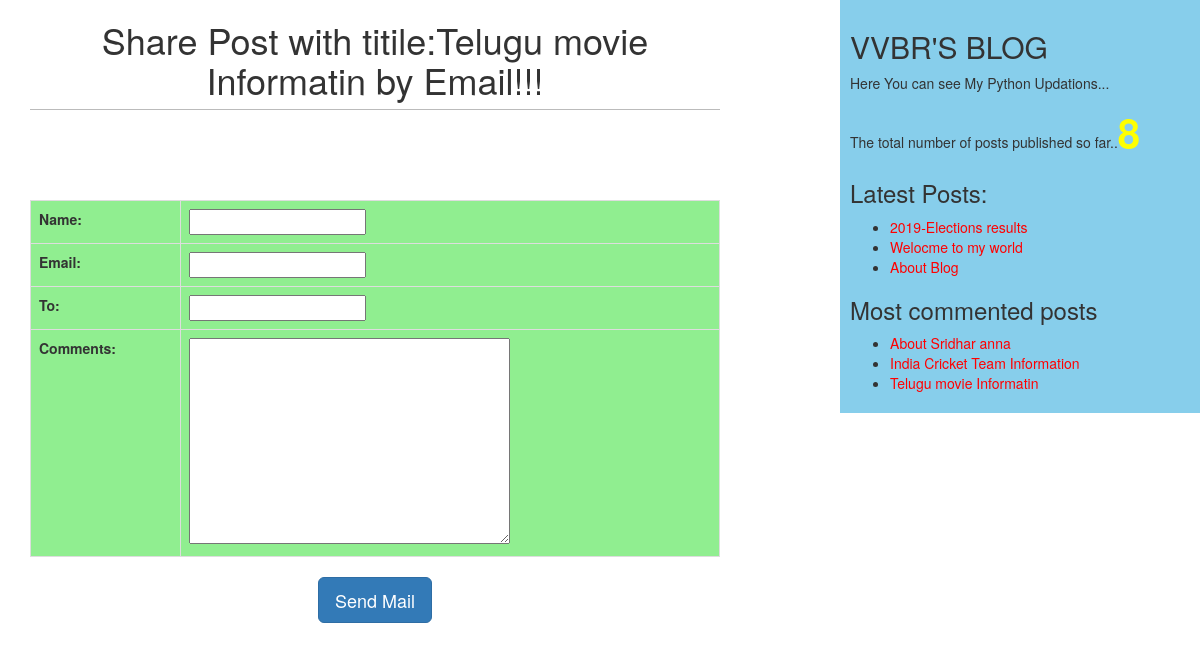
/blog/2/share/, run on the app's committed database.
### blog/models.py (models this page shows, shortened)
class Post(models.Model):
    STATUS_CHOICES=(('draft','Draft'),('published','Published'))
    title=models.CharField(max_length=256)
    slug=models.SlugField(max_length=264,unique_for_date='publish')
    author=models.ForeignKey(User,on_delete=models.CASCADE,related_name='blog_posts')
    body=models.TextField()
    publish=models.DateTimeField(default=timezone.now)
    created=models.DateTimeField(auto_now_add=True)
    updated=models.DateTimeField(auto_now=True)
    status=models.CharField(max_length=10,choices=STATUS_CHOICES,default='draft')
    objects=CustomManager()
    tags=TaggableManager()
    class Meta:
        ordering=('-publish',)
    def get_absolute_url(self):
        return reverse('blog:post_detail',
                        args=[self.publish.year,
                            self.publish.month,
                            self.publish.day,
                            self.slug])

### blog/views.py (the view)
# urls.py: path('<int:post_id>/share/',views.mial_send_view, name='post_share'),
def mial_send_view(request,post_id):
    post=get_object_or_404(Post,id=post_id,status='published')
    sent=False
    if request.method=='POST':
        form=EmailSendForm(request.POST)
        if form.is_valid():
            cd=form.cleaned_data
            post_url = request.build_absolute_uri(post.get_absolute_url())
            subject = '{}({}) recommends you to read "{}"'.format(cd['name'],cd['email'],post.title)
            message='Read Post at:\n {}\n\n{}\'s Comments:\n{} "{}"'.format(post_url,cd['name'],cd['comments'],post.body)
            send_mail(subject,message,'vvbr143@gmail.com',[cd['to']])
            sent=True
    else:
        form=EmailSendForm()
    return render(request,'blog/sharebymail.html',{'form':form,'post':post,'sent':sent})

### blog/forms.py
class EmailSendForm(forms.Form):
    name=forms.CharField()
    email=forms.EmailField()
    to=forms.EmailField()
    comments=forms.CharField(required=False,widget=forms.Textarea)

### blog/models.py (called while the page is built)
    def get_queryset(self):
        return super().get_queryset().filter(status='published')

### blog/templatetags/blog_tags.py (called while the page is built)
@register.simple_tag()
def total_posts():
    return Post.objects.count()

@register.inclusion_tag('blog/latest_posts.html')
def show_latest_posts(count=3):
    latest_posts=Post.objects.order_by('-publish')[:count]
    return {'latest_posts':latest_posts}

@register.simple_tag
def get_most_commented_posts(count=3):
    return Post.objects.annotate(total_comments=Count('comments')).order_by('-total_comments')[:count]

### templates/blog/sharebymail.html (shortened to what this page needs)
{%extends 'blog/base.html'%}
{%block content%}
{%if sent%}
  <h1>Email successfully sent</h1>
  <h2>Shared Post with titile:{{post.title}} by Email!!!</h2>
{%else%}
  <h1>Share Post with titile:{{post.title}} by Email!!!</h1>
  <div align="center">
    <form action="." method="POST">
      <table class="table table-bordered" >
      <tbody>
      {% for field in form %}
        <tr rowspan="2">
        <td>
          {{ field.label_tag}}
        </td>
        <td>
           {{ field }}
        </td><br>
        </tr>
      {% endfor %}
      </tbody>
      </table>
      <input type="submit" class="btn btn-primary btn-lg" value="Send Mail"></div>
{%endif%}
{%endblock%}

### templates/blog/base.html (shortened to what this page needs)
<!DOCTYPE html>
{% load blog_tags %}
{%load staticfiles%}
<html lang="en" dir="ltr">
  <head>
    <link rel="stylesheet" href="https://maxcdn.bootstrapcdn.com/bootstrap/3.3.7/css/bootstrap.min.css">
    <link rel="stylesheet" href="{% static "css/blog.css"%}">
  </head>
  <body>
    <div class="content">
      {%block content%}{%endblock%}
    </div>
    <div class="sidebar">
      <h2>VVBR'S BLOG</h2>
      <p>Here You can see My Python Updations...</p>
      <p>The total number of posts published so far..<span id='pcount'>{% total_posts%}</span></p>
      <h3>Latest Posts:</h3>
      {% show_latest_posts 3%}
      <h3>Most commented posts</h3>
      {% get_most_commented_posts as most_commented_posts %}
      <ul>
      {% for post in most_commented_posts %}
        <li>
          <a href="{{ post.get_absolute_url }}">{{ post.title }}</a>
        </li>
      {% endfor %}
      </ul>
    </div>
  </body>
</html>

### templates/blog/latest_posts.html
<ul>
  {%for post in latest_posts%}
  <li>
  <a href="{{ post.get_absolute_url }}">{{post.title}}</a>
  </li>
  {%endfor%}
</ul>

### static/css/blog.css (style rules this page uses)
.content { float:left; width: 60%; padding:0 0 0 30px; }
.sidebar { float:right; width:30%; padding:10px; background: skyblue; height: 100%; }
h1 { text-align: center; border-bottom: 1px solid #bbb; padding: 0 0 10px 0; }
a { color:red; }
#pcount { font-size: 40px; color: yellow; font-weight: bold; }
.table { background-color: lightgreen; border-collapse: collapse; }

### data on the page
Post: title "Telugu movie Informatin"
Post: title "2019-Elections results"
Post: title "Welocme to my world"
Post: title "About Blog"
Post: title "About Sridhar anna"
Post: title "India Cricket Team Information"

### other printed values
{{ field.label_tag }} "Name:" "Email:" "To:" "Comments:"
